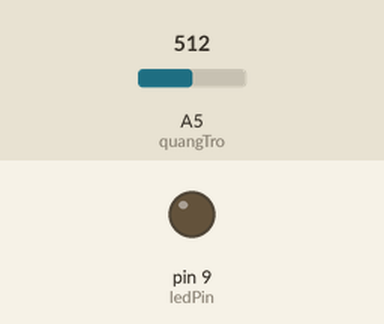
Simulated run of this sketch. Board: Arduino Uno, built with avr-gcc and run on an emulated ATmega328P. Parts: output pins drawn as LEDs (lit = HIGH). The test bench sets the inputs (shaded band); at power-on: A5 (quangTro) = 512.

Above: at 1.2 s.
1.3 s: A5 (quangTro) set to 108
2.8 s: A5 (quangTro) set to 95
At 3.1 s:
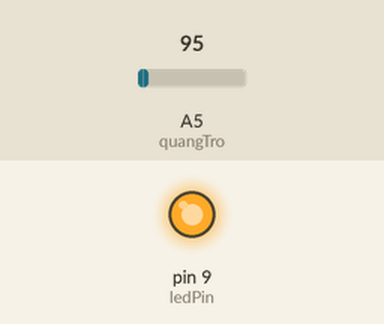
4.3 s: A5 (quangTro) set to 122
At 5.4 s:
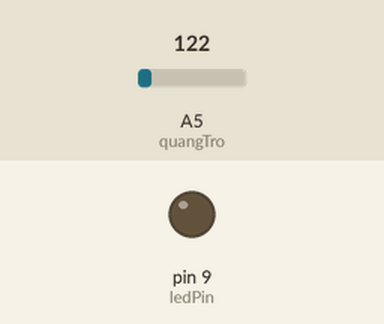
5.8 s: A5 (quangTro) set to 90
At 6.6 s:
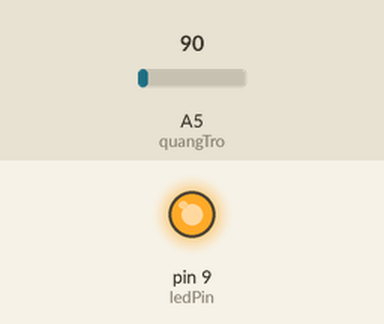
Timing chart, 0 to 8.3 s (numbered marks = the images above; inputs shaded):
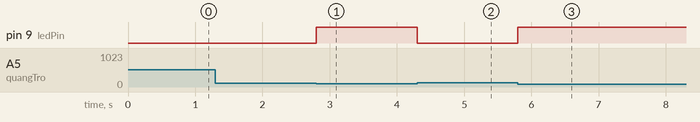

Measured:
- the behaviour switches between 101 and 100 on A5 (quangTro) (found by bisection; images 0 and 1)
- after the input at 1.3 s, every drawn part: stays the same
- after the input at 2.8 s, pin 9 (ledPin): LOW → HIGH at once
- after the input at 4.3 s, pin 9 (ledPin): HIGH → LOW at once
- after the input at 5.8 s, pin 9 (ledPin): LOW → HIGH at once

The sketch:

app.ino
```cpp
int quangTro = A5;
int ledPin = 9;
int brightness = 100;
void setup()
{
    Serial.begin(9600);
    pinMode(ledPin, OUTPUT);
}

void loop()
{
    int giatriQuangtro = analogRead(quangTro); // đọc giá trị quang trở
    // Serial.print("gia tri quang tro ");
    // Serial.println(giatriQuangtro);

    // brightness = 1023 - giatriQuangtro;
    // Serial.print("do sang ");
    // Serial.println(brightness);

    // analogWrite(ledPin, brightness);
    if (giatriQuangtro > 100)
    {
        digitalWrite(ledPin, LOW);
    }
    else
    {
        digitalWrite(ledPin, HIGH);
    }

    //Serial.println(giatriQuangtro); // Xuất giá trị ra Serial Monitor

    //delay(500);
}
```
